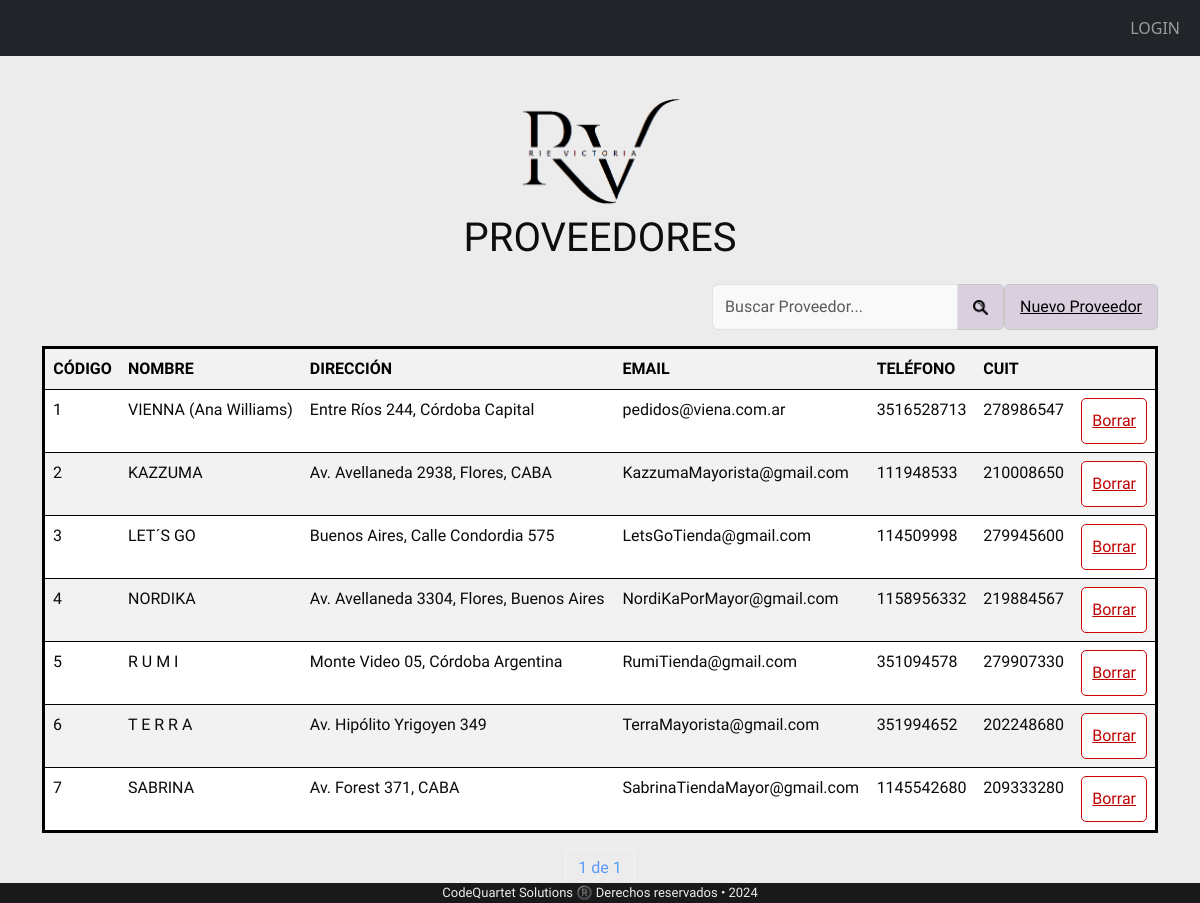
Screenshot of /tablaproveedores/ with the database file from the repository.
### appRieVictoria/models.py (models this page shows, shortened)
class Proveedores(models.Model):
    nombre = models.CharField(max_length=25, help_text="",verbose_name="Nombre")
    direccion = models.CharField(max_length=100, help_text="",verbose_name="Dirección")
    Email = models.EmailField(help_text="")
    cuit = models.PositiveBigIntegerField(help_text="",verbose_name="CUIT")
    telefono = models.PositiveBigIntegerField()
    empleados = models.ManyToManyField("Empleados",related_name='empleados_compran_a_proveedores', through="Compras",verbose_name="Empleado")
    class Meta:
        permissions = [
            ("puede_aprobar", "Puede aprobar el modelo"),
            ("puede_publicar", "Puede publicar el modelo"),
        ]

### appRieVictoria/views.py (the view)
class tablaproveedores(ListView):
    model = Proveedores
    template_name = 'tablaproveedores.html'
    context_object_name = 'Proveedores'
    paginate_by = 8
    def get_queryset(self):
        query = self.request.GET.get('q', '')
        proveedores = Proveedores.objects.filter(nombre__icontains=query)
        return proveedores
    def get_context_data(self, **kwargs):
        context = super().get_context_data(**kwargs)
        query = self.request.GET.get('q', '')
        context['query'] = query
        return context

### proyectoRieVictoria/templates/tablaproveedores.html (shortened to what this page needs)
{% extends "base.html" %}
{% block content %}
<div class= "letra">
<div class="nombreTablas">
    <div class="imagen-centrada">
        <img src="/static/img/RV3.png" alt="Imagen">
    </div>
    <p >PROVEEDORES</p>
</div>
    <div class="row">
        <div class="col d-flex justify-content-end  mb-3">
            <form method="GET">
                <div class="input-group">
                    <input type="text" class="form-control inputApagado " name="q" value="{{ query }}" placeholder="Buscar Proveedor...">
                    <button class="btn-customlupa" class="btn-customlupa:hover"
                     type="submit"><img src="/static/img/search.png"  alt="Lupa de búsqueda" width="15" height="15" ></button>
                </div>
            </form>
        {% if perms.aplicacion.change_proveedores %}
        <a class="btn-customlupa" class="btn-customlupa:hover" href="/proveedores/ProveedoresNuevo{{ p.id}}">Nuevo Proveedor</a></td>
        {% else %}
        <td><a class="btn-customlupa" class="btn-customlupa:hover" >Nuevo Proveedor</a></td></td>
        {% endif %}
    </div>
    </div>
    <table style="border-style: solid; border-color: black;" class="table table-striped">
            <tr>
                <th class="centrado">CÓDIGO</th>
                <th>NOMBRE</th>
                <th>DIRECCIÓN</th>
                <th>EMAIL</th>
                <th>TELÉFONO</th>
                <th>CUIT</th>
                <th></th>
            </tr>
            {% for p in Proveedores %}
                <tr onclick="window.location='/proveedores/ProveedoresModif/{{ p.id }}/'">
                    {% if perms.aplicacion.change_proveedores %}
                    <td class="centrado"><a>{{ p.id }}</a></td>
                    {% else %}
                    <td>{{ p.id }}</td>
                    {% endif %}
                    <td>{{ p.nombre }}</td>
                    <td>{{ p.direccion }}</td>
                    <td>{{ p.Email }}</td>
                    <td>{{ p.telefono }}</td>
                    <td>{{ p.cuit}}</td>
                    <td>
                        <div class="d-flex justify-content-end ">
                            {% if perms.aplicacion.change_proveedores %}
                            <a class="btn-customborr" class="btn-customborr:hover"href="/proveedores/ProveedoresBorrar/{{ p.id}}">Borrar</a>
                            {% else %}
                            <a class="btn-customborr" class="btn-customborr:hover">Borrar</a>
                            {% endif %}
                        </div>
                    </td>
                </tr>
                {% endfor %}
        </table>
        <div class="pagination justify-content-center">
            <span class="current-page btn btn-outline-light disabled text-primary mb-3">
                {{ page_obj.number }} de {{ page_obj.paginator.num_pages }}
            </span>
        </div>
    </div>
{% endblock %}

### proyectoRieVictoria/static/estilos.css (style rules this page uses)
body { background-color: rgb(236, 236, 236); position: relative; }
.nombreTablas { font-family: "Gotu", sans-serif; text-align: center; font-size: 40px; margin-top: 40px; color: rgb(15, 14, 14); }
.centrado { text-align: center; color: rgb(10, 10, 10); }
.inputApagado { background-color: RGBA(255,255,255,0.7); }
.table { color: rgb(10, 10, 10) !important; }
.table td { color: rgb(10, 10, 10) !important; }
.btn-customlupa { font-family: "Gotu", sans-serif; background-color: #dacfdf; color: #000000; border: 10px; border: 1px solid rgb(199, 199, 199); border-radius: 5px; padding: 10px 15px; font-size: 16px; cursor: pointer; transition: background-color 0.3s ease; }
.btn-customborr { font-family: "Gotu", sans-serif; background-color: #ffffff;; color: #c00404; border: 10px; border: 1px solid rgb(207, 4, 4); border-radius: 5px; padding: 10px 10px; font-size: 16px; cursor: pointer; transition: background-color 0.3s ease; }
.imagen-centrada { text-align: center ; }
.imagen-centrada img { width: 15%; display: block; margin: 0 auto; }
.letra { font-family: "Gotu", sans-serif; font-size: 16px; }

### rows the page displays
Proveedores: id "1", nombre "VIENNA (Ana Williams)", direccion "Entre Ríos 244, Córdoba Capital", Email "pedidos@viena.com.ar", telefono "3516528713", cuit "278986547"
Proveedores: id "2", nombre "KAZZUMA", direccion "Av. Avellaneda 2938, Flores, CABA", Email "KazzumaMayorista@gmail.com", telefono "111948533", cuit "210008650"
Proveedores: id "3", nombre "LET´S GO", direccion "Buenos Aires, Calle Condordia 575", Email "LetsGoTienda@gmail.com", telefono "114509998", cuit "279945600"
Proveedores: id "4", nombre "NORDIKA", direccion "Av. Avellaneda 3304, Flores, Buenos Aires", Email "NordiKaPorMayor@gmail.com", telefono "1158956332", cuit "219884567"
Proveedores: id "5", nombre "R U M I", direccion "Monte Video 05, Córdoba Argentina", Email "RumiTienda@gmail.com", telefono "351094578", cuit "279907330"
Proveedores: id "6", nombre "T E R R A", direccion "Av. Hipólito Yrigoyen 349", Email "TerraMayorista@gmail.com", telefono "351994652", cuit "202248680"
Proveedores: id "7", nombre "SABRINA", direccion "Av. Forest 371, CABA", Email "SabrinaTiendaMayor@gmail.com", telefono "1145542680", cuit "209333280"

### other values shown
{{ page_obj.number }} "1"
{{ page_obj.paginator.num_pages }} "1"
